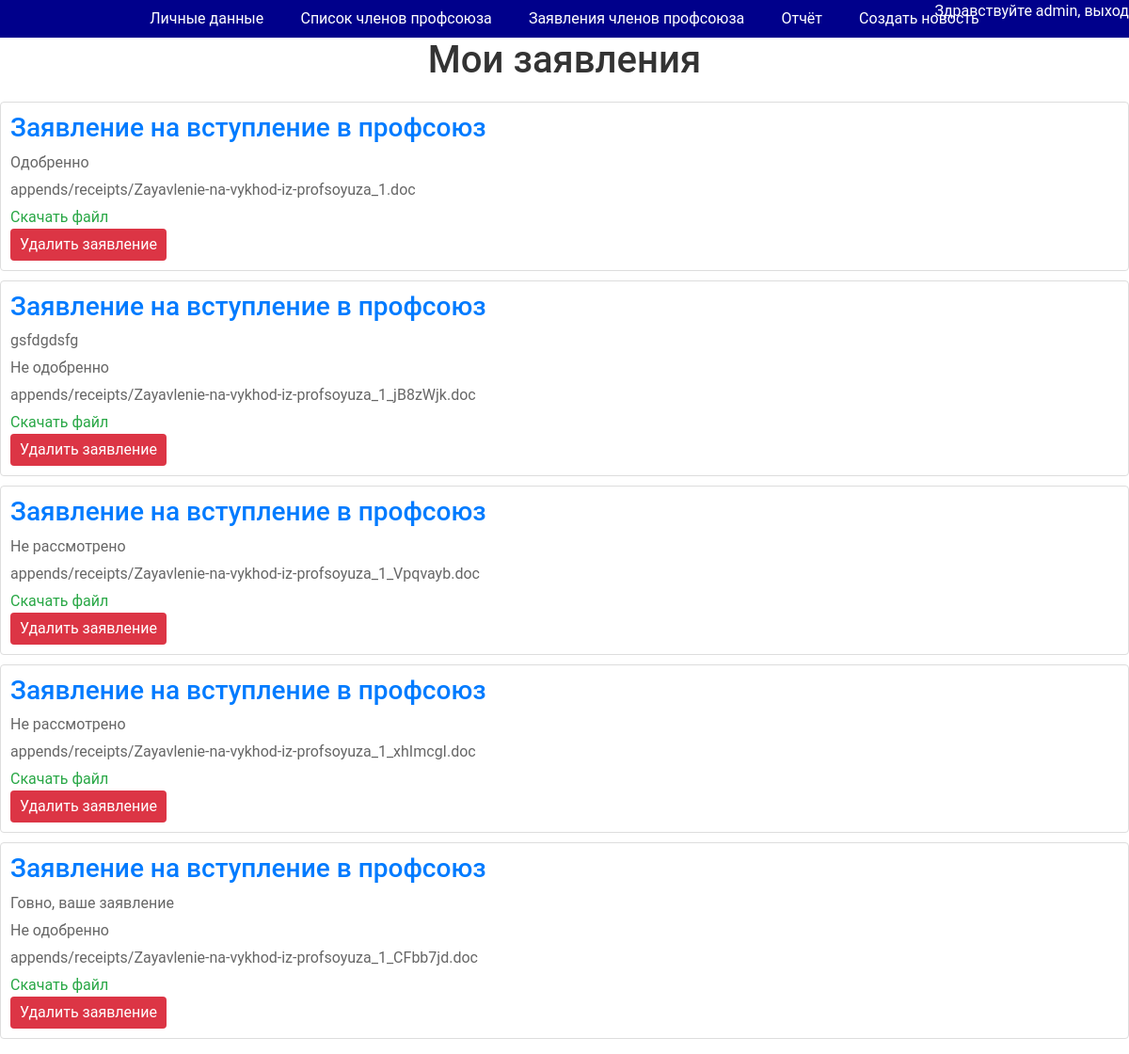
Screenshot of /accaunt/my_appends/ (signed in) with the database file from the repository.
### myauth/models.py (models this page shows)
class Appends(models.Model):
    user = models.ForeignKey(User, on_delete=models.CASCADE)
    description = models.ForeignKey(Description,null=True, on_delete=models.CASCADE)
    file = models.FileField(null=True ,upload_to='appends/receipts/')
    decision = models.ForeignKey(Decision,null=True, on_delete=models.CASCADE)
    commentary = models.TextField(null=True, max_length=1000)
    created_at = models.DateTimeField(auto_now_add=True)

class Description(models.Model):
    text = models.CharField(max_length=100)
    def __str__(self):
        return self.text

class Decision(models.Model):
    text = models.CharField(max_length=100)
    def __str__(self):
        return self.text

### myauth/views.py (the view)
# urls.py: path("my_appends/", MyAppends.as_view(), name="my_appends"),
class MyAppends(LoginRequiredMixin, ListView):
    model = Appends
    template_name = "myauth/my_appends.html"
    def get_queryset(self):
        return Appends.objects.filter(user=self.request.user)

### appearance/context_processors.py (called while the page is built)
def login_form(request):
    return {'login_form': UserLoginForm()}

### myauth/templates/myauth/my_appends.html (shortened to what this page needs)
{% extends 'myauth/base.html' %}
{% block body %}
    <h1>Мои заявления</h1>
    <ul>
        {% for append in object_list %}
        <li>
            <h3>{{ append.description }}</h3>
            {% if append.commentary %}
                <p>{{ append.commentary }}</p>
            {% endif %}
            <p>{{ append.decision }}</p>
            <p>{{ append.file }}</p>
            <a href="{{ append.file.url }}" download>Скачать файл</a>
            <form action="{% url 'myauth:delete_append' append.pk %}" method="post">
                <button type="submit">Удалить заявление</button>
            </form>
        </li>
        {% endfor %}
    </ul>
{% endblock %}

### myauth/templates/myauth/base.html (shortened to what this page needs)
<!DOCTYPE html>
<html lang="ru">
<head>
    <link href="https://cdn.jsdelivr.net/npm/bootstrap@5.0.2/dist/css/bootstrap.min.css" rel="stylesheet">
    <div class="label">
        <div class="exit">
            <a href="{% url 'myauth:logout' %}">Здравствуйте {{ user.username }}, выход</a>
        </div>
        {% if user.group != 'Not union group' %}
            <a href="{% url 'myauth:about-me' %}">Личные данные</a>
        {% endif %}
        {% if user.is_superuser %}
            <a href="{% url 'myauth:users_list'%}">Список членов профсоюза</a>
        {% endif %}
        {% if user.is_superuser %}
            <a href="{% url 'myauth:check_all_appends'%}">Заявления членов профсоюза</a>
        {% endif %}
        {% if user.is_superuser %}
            <a href="{% url 'myauth:report_users'%}">Отчёт</a>
            <a href="{% url 'myauth:create_news'%}">Создать новость</a>
        {% endif %}
    </div>
</head>
<body>
{% block body %}
{% endblock %}
</body>
</html>

### myauth/templates/myauth/base.html (style rules this page uses)
* { font-family: 'Roboto', sans-serif; }
.label { display: flex; justify-content: space-evenly; align-items: center; padding: 0 10%; background-color: darkblue; color: white; text-decoration: none; width: 100%; height: 5vh; }
.label a { color: white; text-decoration: none; }
.exit { position: absolute; top: 0; right: 0; }

### myauth/templates/myauth/my_appends.html (style rules this page uses)
h1 { color: #333; text-align: center; margin-bottom: 20px; }
ul { list-style-type: none; padding: 0; }
li { background-color: #fff; border: 1px solid #ddd; border-radius: 4px; padding: 10px; margin-bottom: 10px; }
h3 { color: #007bff; }
p { color: #666; margin: 5px 0; }
a { color: #28a745; text-decoration: none; }
button { background-color: #dc3545; color: white; border: none; border-radius: 4px; padding: 5px 10px; cursor: pointer; }

### rows the page displays
Appends: description "Заявление на вступление в профсоюз", decision "Одобренно", file "appends/receipts/Zayavlenie-na-vykhod-iz-profsoyuza_1.doc"
Appends: description "Заявление на вступление в профсоюз", commentary "gsfdgdsfg", decision "Не одобренно", file "appends/receipts/Zayavlenie-na-vykhod-iz-profsoyuza_1_jB8zWjk.doc"
Appends: description "Заявление на вступление в профсоюз", decision "Не рассмотрено", file "appends/receipts/Zayavlenie-na-vykhod-iz-profsoyuza_1_Vpqvayb.doc"
Appends: description "Заявление на вступление в профсоюз", decision "Не рассмотрено", file "appends/receipts/Zayavlenie-na-vykhod-iz-profsoyuza_1_xhImcgI.doc"
Appends: description "Заявление на вступление в профсоюз", commentary "Говно, ваше заявление", decision "Не одобренно", file "appends/receipts/Zayavlenie-na-vykhod-iz-profsoyuza_1_CFbb7jd.doc"

### other values shown
{{ user.username }} "admin"
